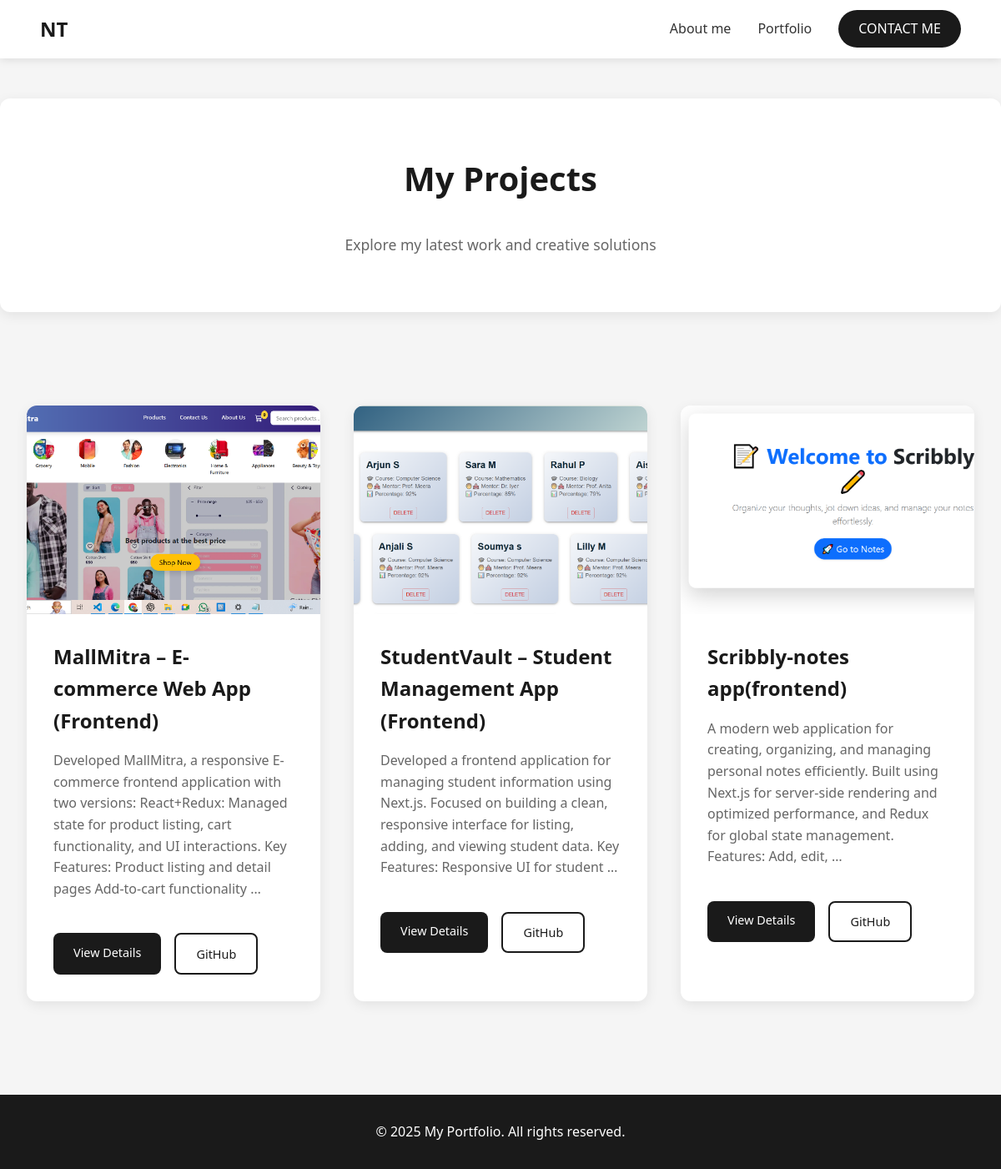
/projects/, run on the app's committed database.
### portfolio/models.py (models this page shows, shortened)
class Project(models.Model):
    title = models.CharField(max_length=200)
    description = models.TextField()
    technologies = models.CharField(max_length=300)
    github_link = models.URLField(blank=True)
    live_link = models.URLField(blank=True)
    image = models.ImageField(upload_to='projects/', blank=True, null=True)
    created_date = models.DateField(auto_now_add=True)
    class Meta:
        ordering = ['-created_date']

### portfolio/views.py (the view)
# urls.py: path('projects/', views.projects, name='projects'),
def projects(request):
    all_projects = Project.objects.all()
    return render(request, 'portfolio/projects.html', {'projects': all_projects})

### portfolio/templates/portfolio/projects.html (shortened to what this page needs)
{% extends 'portfolio/base.html' %}
{% block content %}
<div class="page-header">
    <h1>My Projects</h1>
    <p>Explore my latest work and creative solutions</p>
</div>
<div class="container">
    <div class="projects-grid">
        {% for project in projects %}
        <div class="project-card">
            <div class="project-image-wrapper">
                {% if project.image %}
                <img src="{{ project.image.url }}" alt="{{ project.title }}">
                {% else %}
                <div class="project-placeholder">
                    {{ project.title|slice:":1" }}
                </div>
                {% endif %}
            </div>
            <div class="project-content">
                <h3>{{ project.title }}</h3>
                <p>{{ project.description|truncatewords:30 }}</p>
                <div class="project-links">
                    <a href="{% url 'portfolio:project_detail' project.pk %}" class="btn">View Details</a>
                    {% if project.github_link %}
                    <a href="{{ project.github_link }}" target="_blank" class="btn btn-secondary">GitHub</a>
                    {% endif %}
                </div>
            </div>
        </div>
        {% empty %}
        <div class="empty-state">
            <h2>No Projects Yet</h2>
            <p>Projects will appear here once they're added to the portfolio. Check back soon!</p>
        </div>
        {% endfor %}
    </div>
</div>
{% endblock %}

### portfolio/templates/portfolio/base.html (style rules this page uses)
* { margin: 0; padding: 0; box-sizing: border-box; }
body { font-family: 'Segoe UI', Tahoma, Geneva, Verdana, sans-serif; line-height: 1.6; color: #333; background: #f5f5f5; }
.container { max-width: 1400px; margin: 0 auto; padding: 2rem; }
.btn { display: inline-block; padding: 0.7rem 1.5rem; background: #1a1a1a; color: white; text-decoration: none; border-radius: 8px; margin-top: 1rem; transition: all 0.3s; font-weight: 500; }

### portfolio/templates/portfolio/projects.html (style rules this page uses)
.page-header { background: white; padding: 4rem 2rem; border-radius: 12px; margin: 3rem 0; box-shadow: 0 4px 15px rgba(0,0,0,0.08); }
.page-header h1 { text-align: center; margin-bottom: 2rem; color: #1a1a1a; font-size: 2.5rem; }
.page-header p { max-width: 800px; margin: 0 auto; text-align: center; font-size: 1.1rem; color: #666; line-height: 1.8; }
.projects-grid { display: grid; grid-template-columns: repeat(auto-fit, minmax(350px, 1fr)); gap: 2.5rem; margin-top: 2rem; }
.project-card { background: white; border-radius: 12px; overflow: hidden; box-shadow: 0 4px 15px rgba(0,0,0,0.08); transition: transform 0.3s, box-shadow 0.3s; }
.project-image-wrapper { position: relative; overflow: hidden; height: 250px; }
.project-card img { width: 100%; height: 100%; object-fit: cover; transition: transform 0.3s; }
.project-content { padding: 2rem; }
.project-content h3 { margin-bottom: 1rem; color: #1a1a1a; font-size: 1.5rem; font-weight: 600; }
.project-content p { color: #666; line-height: 1.6; margin-bottom: 1rem; }
.project-links { display: flex; gap: 1rem; margin-top: 1.5rem; }
.btn { display: inline-block; padding: 0.7rem 1.5rem; background: #1a1a1a; color: white; text-decoration: none; border-radius: 8px; transition: all 0.3s; font-weight: 500; font-size: 0.9rem; }
.btn-secondary { background: transparent; border: 2px solid #1a1a1a; color: #1a1a1a; }

### data on the page
Project: image (picture), title "MallMitra – E-commerce Web App (Frontend)", description "Developed MallMitra, a responsive E-commerce frontend application with two versions: React+Redux: Managed state for product listing, cart functionality, and UI interactions. Key Features: Product listing and detail pages Add-to-cart functionality …"
Project: image (picture), title "StudentVault – Student Management App (Frontend)", description "Developed a frontend application for managing student information using Next.js. Focused on building a clean, responsive interface for listing, adding, and viewing student data. Key Features: Responsive UI for student …"
Project: image (picture), title "Scribbly-notes app(frontend)", description "A modern web application for creating, organizing, and managing personal notes efficiently. Built using Next.js for server-side rendering and optimized performance, and Redux for global state management. Features: Add, edit, …"
